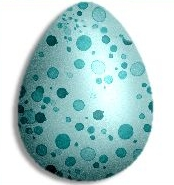
%> input picture Introduction to Computer Vision/HW5P/egg.jpg, 174 x 185 px
$ octave --eval "result = detectEdges(imread('egg.jpg'));"   (GNU Octave 9; MATLAB toolbox functions it lacks are replaced by stand-ins)
%> lines starting %> are read from the running program, lines starting %| are printed output that depends on the picture; in (x1, y1, x2, y2) boxes, pixels count from 0 and x2, y2 are one past the last pixel; in counts of white or black regions, pixels touching at a corner belong together; the program's own positions count from 1
function [edges] = detectEdges(im, threshold)

    im = rgb2gray(im);
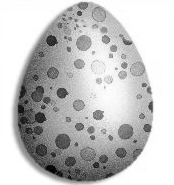
%> im: size 185x174 uint8; min 0, max 255, mean 196.4

    % compute gradients
    fil_x = [1 0 -1];
    Gx = imfilter(double(im), fil_x, 'same');
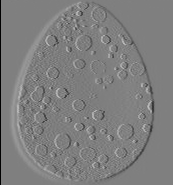
%> Gx: size 185x174 double; min -255, max 255, mean 0; drawn with min black and max white
    fil_y = fil_x';
    Gy = imfilter(double(im), fil_y, 'same');
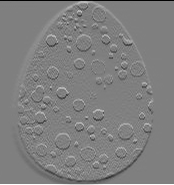
%> Gy: size 185x174 double; min -255, max 255, mean 0; mean of the top-left, top-right, bottom-left and bottom-right quarters -0.5, -2.3, 0.6, 2.3; drawn with min black and max white

    % compute gradient magnitude
    grad_mag = sqrt(Gx.^2 + Gy.^2);
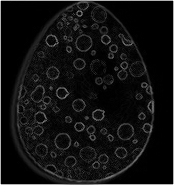
%> grad_mag: size 185x174 double; min 0, max 360.6, mean 24.6; drawn with min black and max white

    % compute gradient orientation
    grad_orient = atand(Gy ./ Gx);
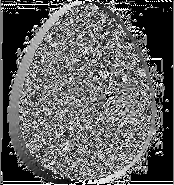
%> grad_orient: size 185x174 double; 21.33% of the values are NaN or infinite; the others: min -90, max 90, mean -1.68; drawn with min black, max white, NaN and infinite black

    % set default threshold (optional)
    if(nargin == 1)
        threshold = 2 * mean(grad_mag(:));
%> threshold = 49.22
    end

    % find edge points
    edge_inds = find(grad_mag(:) >= threshold);
%> edge_inds = 4459 values from 1 to 32190
    [y_inds, x_inds] = ind2sub(size(im), edge_inds);
%> y_inds = 4459 values, max 185 at index 185, min 1 at index 1, mean 99.29; x_inds = 4459 values from 1 to 174
    edge_mag = grad_mag(edge_inds);
%> edge_mag = 4459 values, max 360.6 at index 4459, min 49.24 at index 326, mean 106.6
    edge_orient = grad_orient(edge_inds);
%> edge_orient = 4459 values, max 90 at index 191, min -90 at index 186, mean -0.156
    edges = [x_inds y_inds edge_mag edge_orient];

    % display edges
    not_edge_inds = find(grad_mag(:) < threshold);
%> not_edge_inds = 27731 values from 187 to 32004
    im(not_edge_inds) = 0;
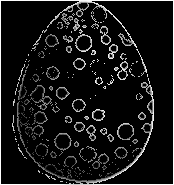
%> im: size 185x174 uint8; min 0, max 255, mean 22.3
    im(edge_inds) = edge_mag;
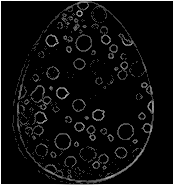
%> im: size 185x174 uint8; 12.27% of pixels changed, all inside (x1, y1, x2, y2) = (0, 0, 174, 185)
    figure; imshow(im)
